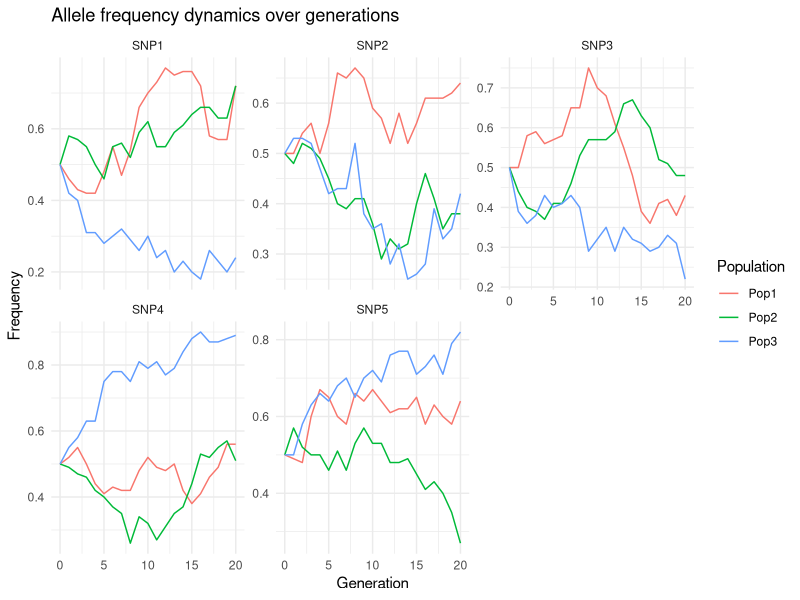
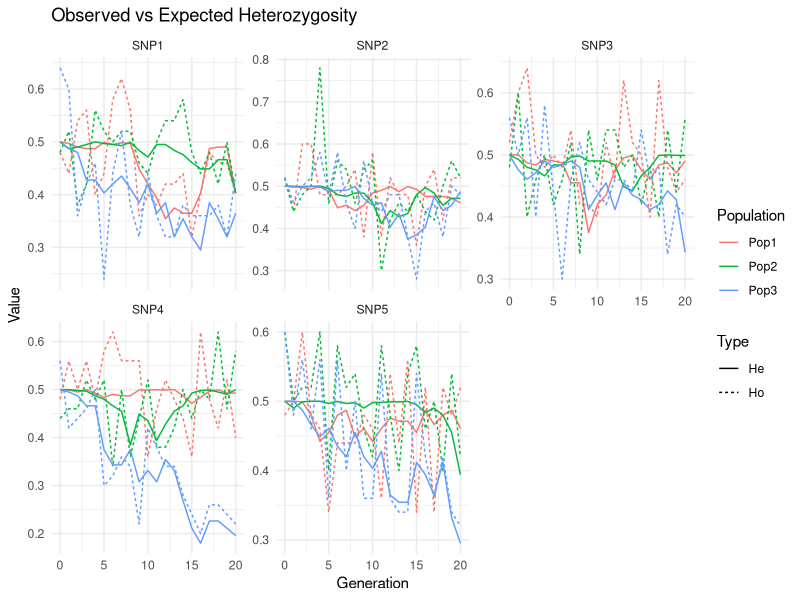
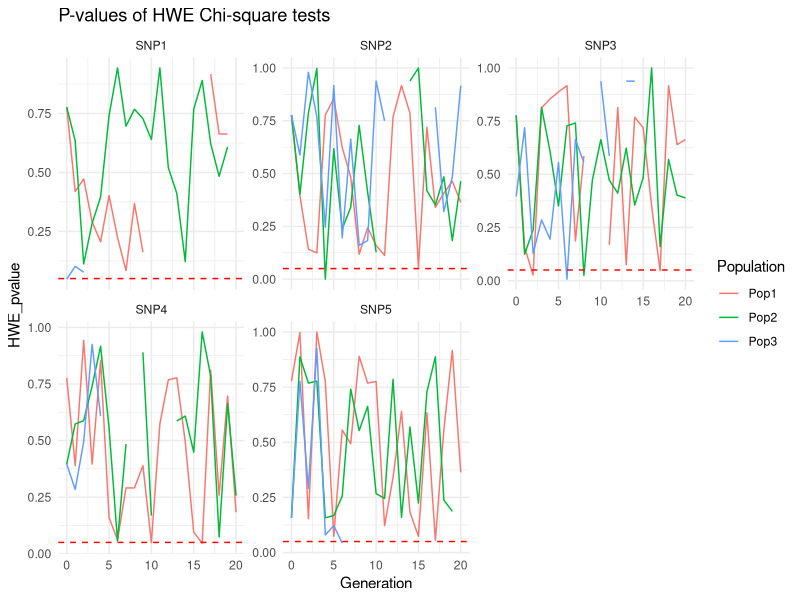

The R source for these figures, in order:
################################################################################
#
#               SIMULADOR DE DERIVA 
#               Autor: Angel Criollo Rayo
#               Version 7: 28 - Abril - 2025, Asistido por ChatGPT
#               Grupo: Citogenetica, Filogenia y Evolucion de Poblaciones
#               Doctorado en Ciencias Biomedicas
#               Asignatura: Genetica Poblacional y Evolutiva (electiva)
#
################################################################################
#
# Este script esta diseñado para analizar los efectos del tamaño poblacional
# en las frecuencias alelicas a lo largo de multiples generaciones. 
# en varios marcadores a la vez, sin tener en cuenta SN, mutación, ligamiento o endogamia
# las piscinas gaméticas se generan por sexo 
################################################################################

# Load libraries
library(tidyverse)

# Set parameters
set.seed(123)
n_populations <- 3
n_individuals <- 50
n_snps <- 5
n_generations <- 20
initial_freqs <- rep(0.5, n_snps) # runif(n_snps, 0.3, 0.7) generador frecuencias aleatorias 
nucleotides <- c("A", "C", "G", "T")

# Generate SNP markers: random allele pairs
snp_alleles <- replicate(n_snps, sample(nucleotides, 2, replace = FALSE), simplify = FALSE)
names(snp_alleles) <- paste0("SNP", 1:n_snps)

# Functions
calculate_allele_freq <- function(genotypes, alleles) {
  allele_counts <- table(unlist(strsplit(paste(genotypes, collapse=""), "")))
  total_alleles <- sum(allele_counts)
  freq <- ifelse(alleles[1] %in% names(allele_counts), allele_counts[[alleles[1]]], 0) / total_alleles
  return(freq)
}

calculate_ho <- function(genotypes) {
  heterozygotes <- sum(substr(genotypes, 1, 1) != substr(genotypes, 2, 2))
  ho <- heterozygotes / length(genotypes)
  return(ho)
}

calculate_he <- function(freq) {
  he <- 2 * freq * (1 - freq)
  return(he)
}

hwe_test <- function(genotypes, alleles) {
  counts <- table(genotypes)
  homo1 <- counts[paste0(alleles[1], alleles[1])]
  homo2 <- counts[paste0(alleles[2], alleles[2])]
  het1 <- counts[paste0(alleles[1], alleles[2])]
  het2 <- counts[paste0(alleles[2], alleles[1])]
  hets <- sum(het1, het2, na.rm=TRUE)
  
  homo1 <- ifelse(is.na(homo1), 0, homo1)
  homo2 <- ifelse(is.na(homo2), 0, homo2)
  
  n <- homo1 + homo2 + hets
  if (n == 0) return(NA)
  
  p <- (2*homo1 + hets) / (2*n)
  q <- 1 - p
  
  expected <- c(p^2, 2*p*q, q^2) * n
  observed <- c(homo1, hets, homo2)
  
  if (any(expected < 5)) return(NA)
  
  chisq <- sum((observed - expected)^2 / expected)
  pvalue <- pchisq(chisq, df=1, lower.tail=FALSE)
  return(pvalue)
}

initialize_generation <- function(n_individuals, snp_alleles, initial_freqs) {
  genotypes <- map2(snp_alleles, initial_freqs, function(alleles, freq) {
    total_alleles <- n_individuals * 2
    
    n_allele1 <- round(freq * total_alleles)
    n_allele2 <- total_alleles - n_allele1
    
    allele_pool <- c(rep(alleles[1], n_allele1), rep(alleles[2], n_allele2))
    
    if (length(allele_pool) != total_alleles) {
      stop("Allele pool size mismatch")
    }
    
    shuffled_alleles <- sample(allele_pool)
    genotypes <- sapply(seq(1, total_alleles, by=2), function(i) {
      paste0(sort(c(shuffled_alleles[i], shuffled_alleles[i+1])), collapse="")
    })
    
    return(genotypes)
  }) %>%
    set_names(names(snp_alleles)) %>%
    as_tibble()
  
  sexes <- sample(c("M", "F"), n_individuals, replace=TRUE)
  if (abs(sum(sexes=="M") - sum(sexes=="F")) > 1) {
    n_m <- floor(n_individuals/2)
    n_f <- n_individuals - n_m
    sexes <- sample(c(rep("M", n_m), rep("F", n_f)))
  }
  
  tibble(ID=1:n_individuals, Sex=sexes) %>% bind_cols(genotypes)
}

next_generation <- function(prev_gen, snp_alleles) {
  males <- prev_gen %>% filter(Sex == "M")
  females <- prev_gen %>% filter(Sex == "F")
  
  n_individuals <- nrow(prev_gen)
  new_gen <- tibble(ID=1:n_individuals, Sex=sample(c("M", "F"), n_individuals, replace=TRUE))
  
  for (snp in names(snp_alleles)) {
    male_pool <- unlist(strsplit(paste(males[[snp]], collapse=""), ""))
    female_pool <- unlist(strsplit(paste(females[[snp]], collapse=""), ""))
    
    male_alleles <- sample(male_pool, n_individuals, replace=TRUE)
    female_alleles <- sample(female_pool, n_individuals, replace=TRUE)
    
    new_gen[[snp]] <- mapply(function(m,f) paste0(sort(c(m,f)), collapse=""), male_alleles, female_alleles)
  }
  
  return(new_gen)
}

# Initialize populations
populations <- map(1:n_populations, ~initialize_generation(n_individuals, snp_alleles, initial_freqs))
names(populations) <- paste0("Pop", 1:n_populations)

# Store results
genotype_history <- list()
genotype_counts <- list()

# Main loop
for (pop_name in names(populations)) {
  pop_hist <- list()
  pop_counts <- list()
  pop <- populations[[pop_name]]
  
  for (gen in 0:n_generations) {
    pop$Generation <- gen
    pop$Population <- pop_name
    
    pop_hist[[as.character(gen)]] <- pop
    
    for (snp in names(snp_alleles)) {
      alleles <- snp_alleles[[snp]]
      freq <- calculate_allele_freq(pop[[snp]], alleles)
      ho <- calculate_ho(pop[[snp]])
      he <- calculate_he(freq)
      pvalue <- hwe_test(pop[[snp]], alleles)
      
      pop_counts[[length(pop_counts)+1]] <- tibble(
        Population = pop_name,
        Generation = gen,
        SNP = snp,
        Allele = alleles[1],
        Frequency = freq,
        Ho = ho,
        He = he,
        HWE_pvalue = pvalue
      )
    }
    
    if (gen != n_generations) {
      pop <- next_generation(pop, snp_alleles)
    }
  }
  
  genotype_history[[pop_name]] <- bind_rows(pop_hist)
  genotype_counts[[pop_name]] <- bind_rows(pop_counts)
}

# Final dataframes
genotype_history_df <- bind_rows(genotype_history)
genotype_counts_df <- bind_rows(genotype_counts)

################################################################################
# RESULTADOS
                             
# Allele frequency dynamics
ggplot(genotype_counts_df, aes(x=Generation, y=Frequency, color=Population)) +
  geom_line() +
  facet_wrap(~SNP, scales="free_y") +
  theme_minimal() +
  ggtitle("Allele frequency dynamics over generations")

# Observed vs expected heterozygosity
genotype_counts_long <- genotype_counts_df %>%
  pivot_longer(cols=c(Ho, He), names_to="Type", values_to="Value")

ggplot(genotype_counts_long, aes(x=Generation, y=Value, color=Population, linetype=Type)) +
  geom_line() +
  facet_wrap(~SNP, scales="free_y") +
  theme_minimal() +
  ggtitle("Observed vs Expected Heterozygosity")

# HWE p-values
ggplot(genotype_counts_df, aes(x=Generation, y=HWE_pvalue, color=Population)) +
  geom_line() +
  facet_wrap(~SNP, scales="free_y") +
  geom_hline(yintercept=0.05, linetype="dashed", color="red") +
  theme_minimal() +
  ggtitle("P-values of HWE Chi-square tests")

